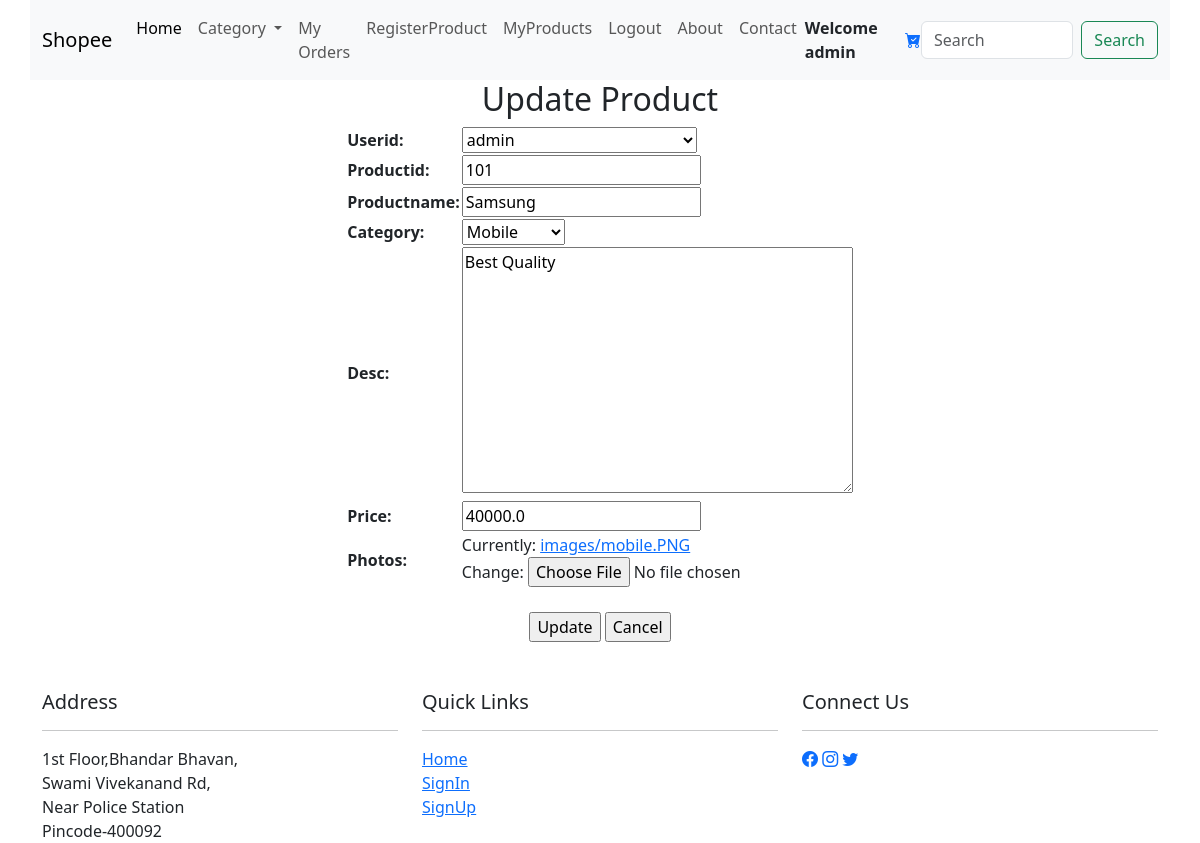
The page /updateregisterproduct/101 (signed in) on the database its author committed.
### shopeeapp/models.py (models this page shows)
class Product(models.Model):
    userid = models.ForeignKey(User, on_delete=models.CASCADE, null=True, blank=True)
    productid = models.IntegerField(primary_key=True)
    productname = models.CharField(max_length=55)
    type = (
        ("Mobile", "Mobile"),
        ("Cloths", "Cloths"),
        ("Shoes", "Shoes"),
        ("Electronics", "Electronics"),
    )
    category = models.CharField(max_length=50, choices=type, default="")
    desc = models.TextField(max_length=100)
    price = models.FloatField()
    photos = models.ImageField(upload_to="images")
    objects = models.Manager()  # built-class
    productmanager = CustomManager()  # object for product

### shopeeapp/views.py (the view)
def updateregisterproduct(req, productid):
    if req.user.is_authenticated:
        user = req.user
        myproducts = get_object_or_404(Product, productid=productid)
        if req.method == "POST":
            form = ViewProduct(req.POST, req.FILES, instance=myproducts)
            if form.is_valid():
                form.save()
                return redirect("/showregisterproduct")
        else:
            form = ViewProduct(instance=myproducts)
        context = {"form": form, "data": [myproducts], "username": user}
        return render(req, "updateregisterproduct.html", context)
    else:
        return redirect("/signin")

### shopeeapp/forms.py
class ViewProduct(ModelForm):
    class Meta:
        model = Product
        fields = "__all__"

### templates/updateregisterproduct.html (shortened to what this page needs)
{% extends 'base.html' %}
{% block body %}
<div class="container">
    <div class="row">
        <center>
            <h2>Update Product</h2>
            <form method="post" action="" enctype="multipart/form-data">
                <table>
                    {{form.as_table}}
                </table>
                <br>
                <input type="submit" value="Update">
                <a href="/"><input type="button" value="Cancel"></a>
            </form>
        </center>
    </div>
</div>
{% endblock %}

### templates/base.html (shortened to what this page needs)
<!doctype html>
<html lang="en">
  <head>
    <link rel="stylesheet" href="https://cdn.jsdelivr.net/npm/bootstrap-icons@1.11.3/font/bootstrap-icons.min.css">
    <link href="https://cdn.jsdelivr.net/npm/bootstrap@5.3.2/dist/css/bootstrap.min.css" rel="stylesheet">
  </head>
  <body>
    <div class="container">
        <div class="row">
            <nav class="navbar navbar-expand-lg bg-body-tertiary">
                <div class="container-fluid">
                  <a class="navbar-brand" href="{% url 'index' %}">Shopee</a>
                  <div class="collapse navbar-collapse" id="navbarSupportedContent">
                    <ul class="navbar-nav me-auto mb-2 mb-lg-0">
                      <li class="nav-item">
                        <a class="nav-link active" aria-current="page" href="{% url 'index' %}">Home</a>
                      </li>
                      <li class="nav-item dropdown">
                        <a class="nav-link dropdown-toggle" href="#" role="button" data-bs-toggle="dropdown" aria-expanded="false">
                          Category
                        </a>
                      </li>
                      {% if user.is_authenticated %}
                      <li class="nav-item">
                        <a class="nav-link" href="{% url 'showorders' %}">My Orders</a>
                      </li>
                      <li class="nav-item">
                        <a class="nav-link" href="{% url 'registerproduct' %}">RegisterProduct</a>
                      </li>
                      <li class="nav-item">
                        <a class="nav-link" href="{% url 'showregisterproduct' %}">MyProducts</a>
                      </li>
                      <li class="nav-item">
                        <a class="nav-link" href="{% url 'userlogout' %}">Logout</a>
                        </li>
                      {% endif %}
                      <li class="nav-item">
                        <a class="nav-link" href="{% url 'about' %}">About</a>
                      </li>
                      <li class="nav-item">
                        <a class="nav-link" href="{% url 'contact' %}">Contact</a>
                      </li>
                    </ul>
                    {% if user.is_authenticated %}
                    <strong>Welcome {{user}}</strong> &nbsp;&nbsp;
                    {% else %}
                    <strong>Welcome Guest</strong> &nbsp;&nbsp;
                    {% endif %}
                    &nbsp;<a href="/showcarts"><i class="bi bi-cart-check-fill"></i></a>
                    <form class="d-flex" role="search" method="get" action="{% url 'searchproduct' %}">
                      <input class="form-control me-2" name="q" value="{{query}}" type="search" placeholder="Search" aria-label="Search">
                      <button class="btn btn-outline-success" type="submit">Search</button>
                    </form>
                  </div>
                </div>
              </nav>
        </div>
    </div>
    {% block body %}
    {% endblock %}
    <div class="container mt-5">
        <div class="row">
            <div class="col-md-4">
                <h5>Address</h5>
                <hr>
                1st Floor,Bhandar Bhavan,<br>
                Swami Vivekanand Rd,<br>
                Near Police Station<br>
                Pincode-400092
            </div>
            <div class="col-md-4">
                <h5>Quick Links</h5>
                <hr>
                <a href="{% url 'index' %}">Home</a><br>
                <a href="{% url 'signin' %}">SignIn</a><br>
                <a href="{% url 'signup' %}">SignUp</a><br>
            </div>
            <div class="col-md-4">
                <h5>Connect Us</h5>
                <hr>
                <a href="#"><i class="bi bi-facebook"></i></a>
                <a href="#"><i class="bi bi-instagram"></i></a>
                <a href="#"><i class="bi bi-twitter"></i></a>
            </div>
        </div>
    </div>
  </body>
</html>

### rows shown on the page
Product: userid "admin", productid "101", productname "Samsung", category "Mobile", desc "Best Quality", price "40000.0"

### other values the page prints
{{ user }} "admin"
